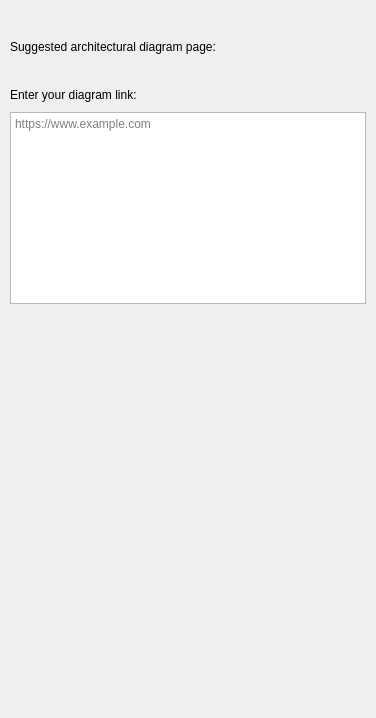
<?xml version="1.0" encoding="UTF-8"?>
<ui version="4.0">
 <class>Form</class>
 <widget class="QWidget" name="Form">
  <property name="geometry">
   <rect>
    <x>0</x>
    <y>0</y>
    <width>376</width>
    <height>718</height>
   </rect>
  </property>
  <property name="windowTitle">
   <string>Form</string>
  </property>
  <layout class="QVBoxLayout" name="verticalLayout_2">
   <property name="spacing">
    <number>10</number>
   </property>
   <property name="leftMargin">
    <number>10</number>
   </property>
   <property name="topMargin">
    <number>0</number>
   </property>
   <property name="rightMargin">
    <number>10</number>
   </property>
   <property name="bottomMargin">
    <number>0</number>
   </property>
   <item>
    <layout class="QVBoxLayout" name="verticalLayout">
     <item>
      <spacer name="verticalSpacer_2">
       <property name="orientation">
        <enum>Qt::Vertical</enum>
       </property>
       <property name="sizeType">
        <enum>QSizePolicy::Fixed</enum>
       </property>
       <property name="sizeHint" stdset="0">
        <size>
         <width>20</width>
         <height>40</height>
        </size>
       </property>
      </spacer>
     </item>
     <item>
      <widget class="QLabel" name="label">
       <property name="text">
        <string>Suggested architectural diagram page:</string>
       </property>
      </widget>
     </item>
     <item>
      <widget class="QLabel" name="suggested_link_label">
       <property name="text">
        <string/>
       </property>
       <property name="wordWrap">
        <bool>true</bool>
       </property>
       <property name="openExternalLinks">
        <bool>true</bool>
       </property>
      </widget>
     </item>
     <item>
      <widget class="QLabel" name="label_3">
       <property name="text">
        <string>Enter your diagram link:</string>
       </property>
      </widget>
     </item>
     <item>
      <widget class="QPlainTextEdit" name="link_input_box">
       <property name="sizePolicy">
        <sizepolicy hsizetype="Expanding" vsizetype="Fixed">
         <horstretch>0</horstretch>
         <verstretch>0</verstretch>
        </sizepolicy>
       </property>
       <property name="placeholderText">
        <string>https://www.example.com</string>
       </property>
      </widget>
     </item>
     <item>
      <widget class="QLabel" name="link_label">
       <property name="text">
        <string/>
       </property>
       <property name="wordWrap">
        <bool>true</bool>
       </property>
       <property name="openExternalLinks">
        <bool>true</bool>
       </property>
      </widget>
     </item>
     <item>
      <spacer name="verticalSpacer">
       <property name="orientation">
        <enum>Qt::Vertical</enum>
       </property>
       <property name="sizeHint" stdset="0">
        <size>
         <width>20</width>
         <height>40</height>
        </size>
       </property>
      </spacer>
     </item>
    </layout>
   </item>
  </layout>
 </widget>
 <resources/>
 <connections/>
</ui>
